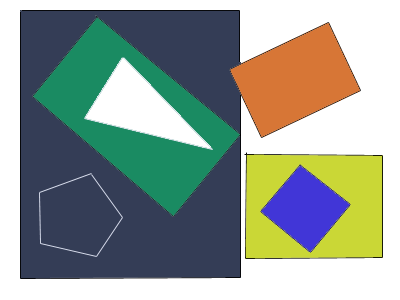
#> input picture data/pic5.png, 400 x 300 px
$ python shape_detection.py
#> lines starting #> are read from the running program, lines starting #| are printed output that depends on the picture; after the words box and inside, x2 and y2 are one past the last pixel; in counts of white or black regions, pixels touching at a corner belong together; long printed decimals are rounded
import numpy as np
import cv2
img = cv2.imread('data/pic5.png')
#> img is the input picture: shape (300, 400, 3); mean B, G, R 146.7, 155.8, 145.2
imgGray = cv2.cvtColor(img,cv2.COLOR_BGR2GRAY)
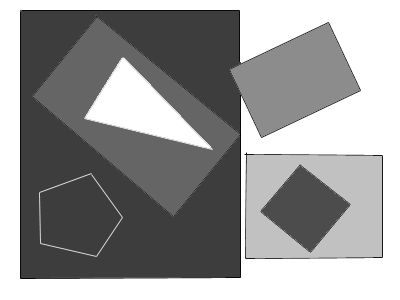
#> imgGray: shape (300, 400); min 0, max 255, mean 151.7
_, thresh = cv2.threshold(imgGray,240,255,cv2.THRESH_BINARY)
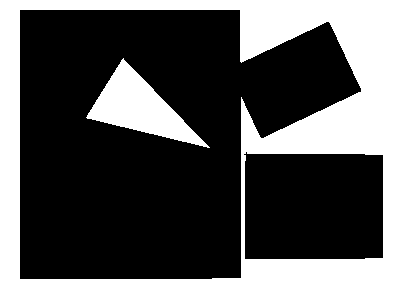
#> thresh: shape (300, 400); 35.1% white; 2 white regions
contours, _ = cv2.findContours(thresh,cv2.RETR_TREE,cv2.CHAIN_APPROX_NONE)
#> contours = 4 contours; box (x1, y1, x2, y2) and area: (0, 0, 400, 300) 119301, (19, 9, 362, 280) 68348, (243, 151, 384, 260) 14694, (86, 58, 210, 148) 4178

for contour in contours:
    approx = cv2.approxPolyDP(contour,0.01* cv2.arcLength(contour,True),True)
    cv2.drawContours(img,[approx],0,(255,255,255),5)
    x = approx.ravel()[0]
    y = approx.ravel()[1]
    if len(approx) == 3:
        cv2.putText(img,"Triangle",(x,y),cv2.FONT_HERSHEY_DUPLEX,0.5,(0,0,0),)
    elif len(approx) == 4:
        x,y,w,h = cv2.boundingRect(approx)
        aspect_ratio = float(w)/h
        print(aspect_ratio)
        if aspect_ratio >= 0.95 and aspect_ratio< 1.05:
            cv2.putText(img,"Square",(x,y),cv2.FONT_HERSHEY_DUPLEX,0.5,(0,0,0),)
        else:
            cv2.putText(img,"Rectangle",(x,y),cv2.FONT_HERSHEY_DUPLEX,0.5,(0,0,0),)
    elif len(approx) == 5:
        cv2.putText(img,"Pentagon",(x,y),cv2.FONT_HERSHEY_DUPLEX,0.5,(0,0,0),)
    elif len(approx) == 5:
        cv2.putText(img,"Hexagon",(x,y),cv2.FONT_HERSHEY_DUPLEX,0.5,(0,0,0),)
    elif len(approx) == 10:
        cv2.putText(img,"Star",(x,y),cv2.FONT_HERSHEY_DUPLEX,0.5,(0,0,0),)
    else:
        cv2.putText(img,"Circle",(x,y),cv2.FONT_HERSHEY_DUPLEX,0.5,(0,0,0),)
#> this loop made 4 passes
#> (approx, w, h, aspect_ratio) on passes 1 to 2: ([[0, 0], [0, 299], [399, 299], [399, 0]], 400, 300, 1.33), ([[243, 154], [382, 154], [383, 257], [245, 259]], 141, 106, 1.33)
#| 1.333
#| 1.330
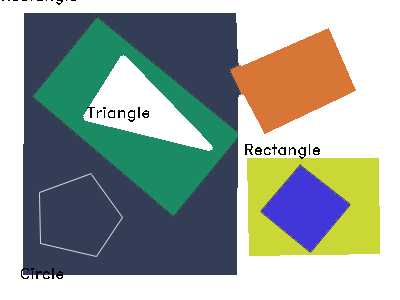
#> img: shape (300, 400, 3); 6.46% of pixels changed, all inside (x1, y1, x2, y2) = (2, 0, 383, 279)
cv2.imshow('shapes',img)
cv2.waitKey(0)
cv2.destroyAllWindows()

$ run again, with data/pic1.png copied over data/pic5.png
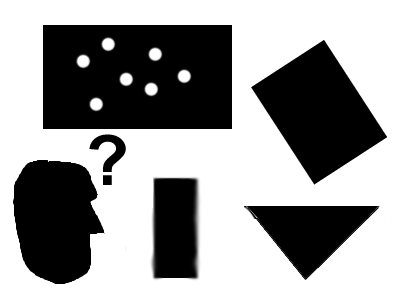
#> input picture data/pic1.png, 400 x 300 px
#> img is the input picture: shape (300, 400, 3); mean B, G, R 154.1, 154.1, 154.1
#> `_, thresh = cv2.threshold(imgGray,240,255,cv2.THRESH_BINARY)`:
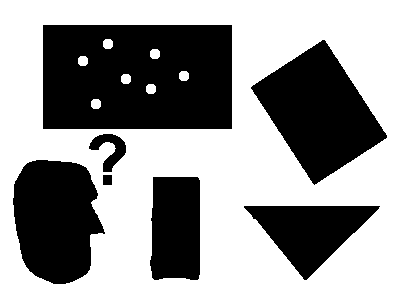
#> thresh: shape (300, 400); 59.4% white; 7 black regions
#> contours = 15 contours; largest, box (x1, y1, x2, y2) and area: (0, 0, 400, 300) 119301, (42, 24, 233, 130) 19948, (250, 39, 388, 186) 10452, (12, 159, 106, 285) 8886, (243, 205, 381, 281) 5268
#> the loop `for contour in contours:` made 15 passes
#> (approx, w, h, aspect_ratio) on passes 1, 7, 8: ([[0, 0], [0, 299], [399, 299], [399, 0]], 400, 300, 1.33), ([[324, 39], [387, 137], [314, 185], [250, 87]], 138, 147, 0.939), ([[42, 25], [231, 24], [232, 128], [43, 129]], 191, 106, 1.8)
#> (printed output is left out)
#> after the loop `for contour in contours:`:
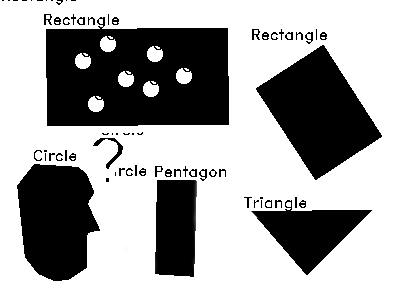
#> img: shape (300, 400, 3); 8.56% of pixels changed, all inside (x1, y1, x2, y2) = (2, 0, 387, 284)

$ run again, with data/pic2.png copied over data/pic5.png
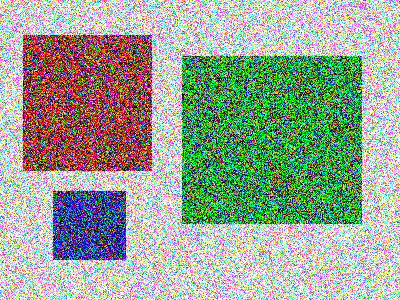
#> input picture data/pic2.png, 400 x 300 px
#> img is the input picture: shape (300, 400, 3); mean B, G, R 150, 164.4, 153.8
#> `_, thresh = cv2.threshold(imgGray,240,255,cv2.THRESH_BINARY)`:
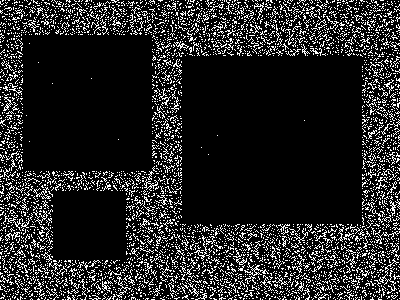
#> thresh: shape (300, 400); 14.7% white in thin lines or dots
#> contours = 4457 contours, 4448 with area under 20; largest, box (x1, y1, x2, y2) and area: (174, 41, 189, 51) 33, (244, 262, 269, 276) 29, (379, 258, 399, 294) 28, (3, 97, 13, 111) 27, (5, 232, 20, 241) 26
#> the loop `for contour in contours:` made 4457 passes
#> (contour, approx, w, h, aspect_ratio) on pass 46: ([[31, 298], [30, 299], [31, 298], [32, 299]], [[32, 299], [31, 298], [30, 299], [31, 298]], 3, 2, 1.5)
#> (printed output is left out)
#> after the loop `for contour in contours:`:
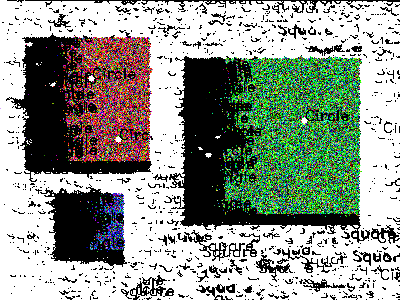
#> img: shape (300, 400, 3); mean B, G, R 143.8, 153.9, 146.5

$ run again, with data/pic3.png copied over data/pic5.png
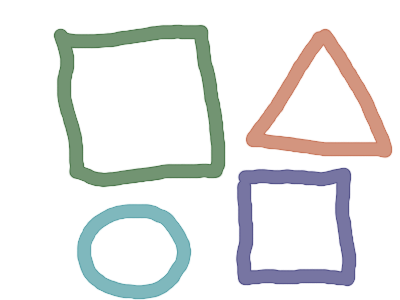
#> input picture data/pic3.png, 400 x 300 px
#> img is the input picture: shape (300, 400, 3); mean B, G, R 232.6, 233.5, 232.3
#> `_, thresh = cv2.threshold(imgGray,240,255,cv2.THRESH_BINARY)`:
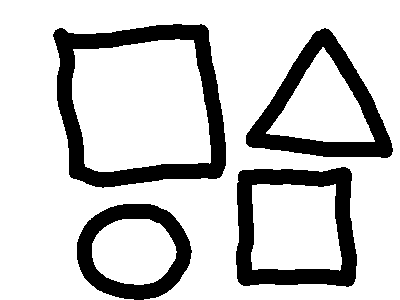
#> thresh: shape (300, 400); 79.5% white; 4 black regions
#> contours = 8 contours; box (x1, y1, x2, y2) and area: (0, 0, 400, 300) 110436, (52, 23, 227, 189) 24349, (72, 39, 211, 172) 15407, (235, 166, 358, 288) 13515, (245, 27, 394, 159) 11375, (251, 184, 342, 271) 6993, (266, 47, 375, 142) 5278, (92, 219, 177, 285) 4351
#> the loop `for contour in contours:` made 8 passes
#> (approx, w, h, aspect_ratio) on pass 4: ([[252, 185], [252, 269], [340, 269], [335, 184]], 89, 86, 1.03)
#> (printed output is left out)
#> after the loop `for contour in contours:`:
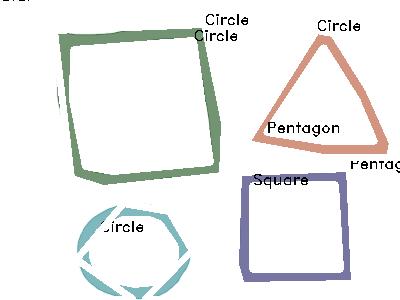
#> img: shape (300, 400, 3); 12.17% of pixels changed, all inside (x1, y1, x2, y2) = (3, 0, 400, 300)
